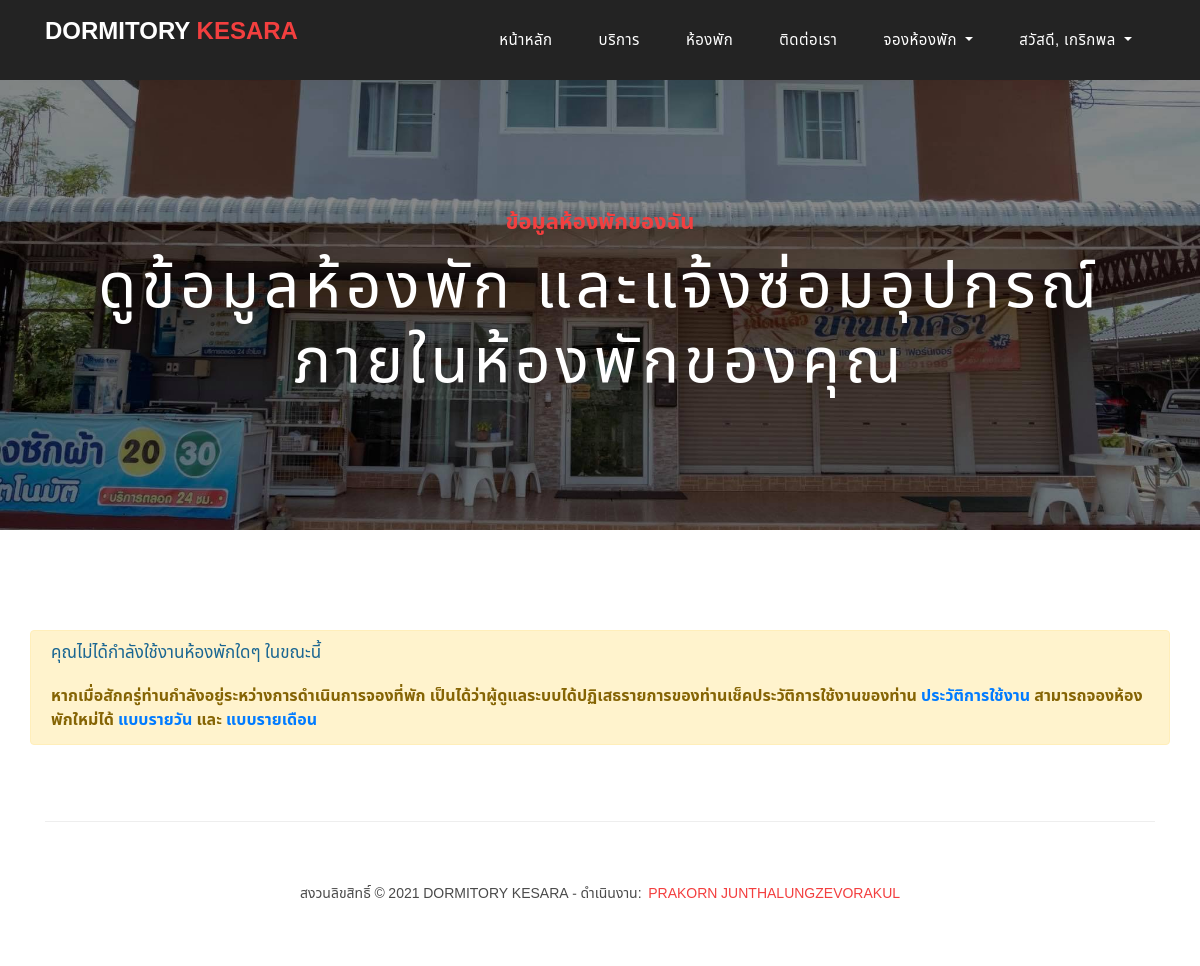
The app's page /current_book.php (signed in), older data.
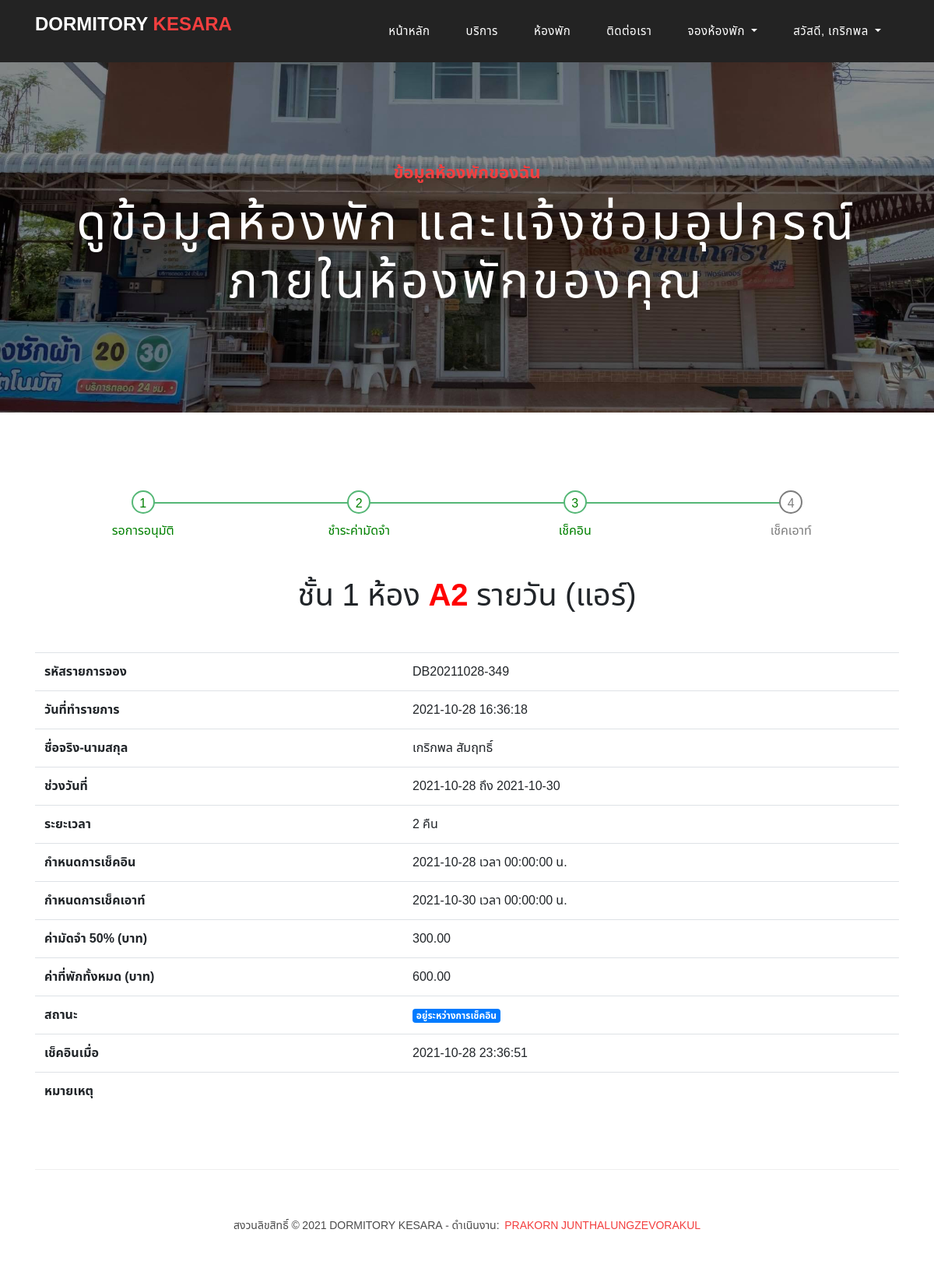
The same page, newer data.
### tables this page shows
CREATE TABLE `daily_books` (
  `id` varchar(255) NOT NULL COMMENT 'รหัส',
  `customer_username` varchar(255) NOT NULL COMMENT 'ชื่อผู้ใช้งานลูกค้า',
  `daterange` varchar(255) NOT NULL COMMENT 'ช่วงวันที่',
  `duration` int(11) NOT NULL COMMENT 'ระยะเวลา',
  `check_in` date NOT NULL COMMENT 'วันที่เช็คอิน',
  `check_out` date NOT NULL COMMENT 'วันที่เช็คเอาท์',
  `time` time NOT NULL COMMENT 'เวลา',
  `cost` decimal(10,2) NOT NULL COMMENT 'ค่าที่พัก',
  `check_in_datetime` datetime DEFAULT NULL COMMENT 'วันที่เข้าเช็คอิน',
  `check_out_datetime` datetime DEFAULT NULL COMMENT 'วันที่ออกเช็คเอาท์',
  `daily_room_id` varchar(255) DEFAULT NULL COMMENT 'เลขห้อง',
  `status` varchar(255) NOT NULL COMMENT 'สถานะ',
  `note` text NOT NULL COMMENT 'หมายเหตุ',
  `created` timestamp NOT NULL DEFAULT current_timestamp() COMMENT 'วันที่สร้างข้อมูล',
  `updated` timestamp NOT NULL DEFAULT current_timestamp() ON UPDATE current_timestamp() COMMENT 'อัพเดตล่าสุด'
);

CREATE TABLE `daily_rooms` (
  `id` varchar(255) NOT NULL COMMENT 'เลขห้อง',
  `type` int(11) NOT NULL COMMENT 'ประเภทห้อง',
  `floor` varchar(255) NOT NULL COMMENT 'ชั้น',
  `img_position` text NOT NULL COMMENT 'ไฟล์ภาพตำแหน่งห้อง',
  `active` varchar(255) NOT NULL DEFAULT 'พร้อมใช้งาน' COMMENT 'สถานะห้อง',
  `created` timestamp NOT NULL DEFAULT current_timestamp() COMMENT 'วันที่เพิ่มข้อมูล',
  `updated` timestamp NOT NULL DEFAULT current_timestamp() ON UPDATE current_timestamp() COMMENT 'อัพเดตล่าสุด'
);

CREATE TABLE `roomtypes` (
  `id` int(11) NOT NULL COMMENT 'รหัส',
  `name` varchar(255) NOT NULL COMMENT 'ชื่อประเภท',
  `type` varchar(255) NOT NULL COMMENT 'ชนิด',
  `description` text NOT NULL COMMENT 'รายละเอียด',
  `price` decimal(10,2) NOT NULL COMMENT 'ค่าห้อง',
  `img` text NOT NULL COMMENT 'ไฟล์ภาพ',
  `created` timestamp NOT NULL DEFAULT current_timestamp() COMMENT 'วันที่สร้างข้อมูล',
  `updated` timestamp NOT NULL DEFAULT current_timestamp() ON UPDATE current_timestamp() COMMENT 'อัพเดตล่าสุด'
);

### current_book.php (the view, shortened to what this page needs)
<?php
require_once('api/connect.php');
$sql = "SELECT current_book FROM customers WHERE username = ?";
$stmt = $pdo->prepare($sql);
$stmt->execute([$_SESSION['CUSTOMER_USERNAME']]);
$row = $stmt->fetchObject();
$current_book = $row->current_book;
if (!empty($current_book)) {
    $sql = "
        SELECT daily_books.id,customer_username,daterange,duration,check_in,check_out,time,cost,check_in_datetime,daily_room_id,status,note,name,floor,daily_books.created
        FROM daily_books,daily_rooms,roomtypes
        WHERE daily_books.daily_room_id=daily_rooms.id
        AND daily_rooms.type=roomtypes.id
        AND daily_books.id=?
    ";
    $stmt = $pdo->prepare($sql);
    $stmt->execute([$current_book]);
    $daily = $stmt->fetchObject();
}
?>
<!DOCTYPE html>
<html lang="en">
<head>
    <?php require_once('layouts/head.php'); ?>
</head>
<body>
    <?php require_once('layouts/menu.php'); ?>
    <div class="page-heading contact-heading header-text">
        <div class="container">
            <div class="row">
                <div class="col-md-12">
                    <div class="text-content">
                        <h4>ข้อมูลห้องพักของฉัน</h4>
                        <h2>ดูข้อมูลห้องพัก และแจ้งซ่อมอุปกรณ์ภายในห้องพักของคุณ</h2>
                    </div>
                </div>
            </div>
        </div>
    </div>
    <div class="find-us">
        <div class="container">
            <div class="row">
                <?php if (!empty($current_book)) : ?>
                    <?php if (!empty($daily)) : ?>
                        <div class="col-12 mb-5">
                            <ul class="progressbar">
                                <li class="active">รอการอนุมัติ</li>
                                <li class="<?= ($daily->status == "รอเช็คอิน" || $daily->status == "อยู่ระหว่างการเช็คอิน") ? 'active' : '' ?>">ชำระค่ามัดจำ</li>
                                <li class="<?= ($daily->status == "อยู่ระหว่างการเช็คอิน") ? 'active' : '' ?>">เช็คอิน</li>
                                <li>เช็คเอาท์</li>
                            </ul>
                        </div>
                        <div class="col-12 text-center mb-5">
                            <h1>
                                ชั้น <?= $daily->floor ?> ห้อง <strong style="color:red;"><?= $daily->daily_room_id ?></strong> <?= $daily->name ?>
                            </h1>
                        </div>
                        <div class="col-12">
                            <table class="table table-hover">
                                <tr>
                                    <th>รหัสรายการจอง</th>
                                    <td><?= $daily->id ?></td>
                                </tr>
                                <tr>
                                    <th>วันที่ทำรายการ</th>
                                    <td><?= $daily->created ?></td>
                                </tr>
                                <tr>
                                    <th>ชื่อจริง-นามสกุล</th>
                                    <td><?= $_SESSION['CUSTOMER_FIRSTNAME'] . " " . $_SESSION['CUSTOMER_LASTNAME'] ?></td>
                                </tr>
                                <tr>
                                    <th>ช่วงวันที่</th>
                                    <td><?= $daily->daterange ?></td>
                                </tr>
                                <tr>
                                    <th>ระยะเวลา</th>
                                    <td><?= $daily->duration ?> คืน</td>
                                </tr>
                                <tr>
                                    <th>กำหนดการเช็คอิน</th>
                                    <td><?= $daily->check_in ?> เวลา <?= $daily->time ?> น.</td>
                                </tr>
                                <tr>
                                    <th>กำหนดการเช็คเอาท์</th>
                                    <td><?= $daily->check_out ?> เวลา <?= $daily->time ?> น.</td>
                                </tr>
                                <tr>
                                    <th>ค่ามัดจำ 50% (บาท)</th>
                                    <td><?= number_format($daily->cost / 2, 2) ?></td>
                                </tr>
                                <tr>
                                    <th>ค่าที่พักทั้งหมด (บาท)</th>
                                    <td><?= number_format($daily->cost, 2) ?></td>
                                </tr>
                                <tr>
                                    <th>สถานะ</th>
                                    <td>
                                        <?php if ($daily->status == "รอชำระค่ามัดจำ") : ?>
                                            <span class="badge badge-danger"><?= $daily->status ?></span>
                                            <a style="color:red;" href="javascript:void(0)" onclick="dailyDeposit('<?= $daily->id ?>','<?= $daily->cost / 2 ?>')">คลิกชำระค่ามัดจำ!</a>
                                        <?php else : ?>
                                            <span class="badge badge-primary"><?= $daily->status ?></span>
                                        <?php endif ?>
                                    </td>
                                </tr>
                                <tr>
                                    <th>เช็คอินเมื่อ</th>
                                    <td><?= ($daily->check_in_datetime == "" || $daily->check_in_datetime == null) ? 'ยังไม่ได้เช็คอินที่พัก' : $daily->check_in_datetime ?></td>
                                </tr>
                                <tr>
                                    <th>หมายเหตุ</th>
                                    <td><?= $daily->note ?></td>
                                </tr>
                            </table>
                        </div>
                    <?php endif ?>
                <?php else : ?>
                    <div class="alert alert-warning" role="alert">
                        <h4 class="alert-heading">คุณไม่ได้กำลังใช้งานห้องพักใดๆ ในขณะนี้</h4>
                        <strong>หากเมื่อสักครู่ท่านกำลังอยู่ระหว่างการดำเนินการจองที่พัก เป็นได้ว่าผู้ดูแลระบบได้ปฏิเสธรายการของท่านเช็คประวัติการใช้งานของท่าน <a href="mybooking.php">ประวัติการใช้งาน</a> สามารถจองห้องพักใหม่ได้ <a href="daily_book.php">แบบรายวัน</a> และ <a href="monthly_book.php">แบบรายเดือน</a></strong>
                    </div>
                <?php endif ?>
            </div>
        </div>
    </div>
    <?php require_once('layouts/footer.php'); ?>
</body>
</html>

### layouts/head.php (shortened to what this page needs)
<link href="vendor/bootstrap/css/bootstrap.min.css" rel="stylesheet">
<link rel="stylesheet" href="assets/css/fontawesome.css">
<link rel="stylesheet" href="assets/css/templatemo-sixteen.css">
<link rel="stylesheet" href="assets/css/owl.css">

### layouts/menu.php (shortened to what this page needs)
<?php
$current_file = substr($_SERVER['SCRIPT_NAME'], 18);
?>
<header class="">
    <nav class="navbar navbar-expand-lg">
        <div class="container">
            <a class="navbar-brand" href="index.php">
                <h2>DORMITORY <em>KESARA</em></h2>
            </a>
            <div class="collapse navbar-collapse" id="navbarResponsive">
                <ul class="navbar-nav ml-auto">
                    <li class="nav-item">
                        <a class="nav-link <?= ($current_file == 'index.php') ? 'active' : '' ?>" href="index.php">หน้าหลัก
                        </a>
                    </li>
                    <li class="nav-item">
                        <a class="nav-link <?= ($current_file == 'services.php') ? 'active' : '' ?>" href="services.php">บริการ</a>
                    </li>
                    <li class="nav-item">
                        <a class="nav-link <?= ($current_file == 'room.php') ? 'active' : '' ?>" href="room.php">ห้องพัก</a>
                    </li>
                    <li class="nav-item">
                        <a class="nav-link <?= ($current_file == 'contact.php') ? 'active' : '' ?>" href="contact.php">ติดต่อเรา</a>
                    </li>
                    <?php if (isset($_SESSION['CUSTOMER_LOGIN'])) : ?>
                        <li class="nav-item dropdown">
                            <a class="nav-link dropdown-toggle <?= ($current_file == 'daily_book.php' || $current_file == 'monthly_book.php') ? 'active' : '' ?>" href="#" id="navbarDropdown" role="button" data-toggle="dropdown" aria-haspopup="true" aria-expanded="false">
                                จองห้องพัก
                            </a>
                        </li>
                        <li class="nav-item dropdown">
                            <a class="nav-link dropdown-toggle" href="#" id="navbarDropdown" role="button" data-toggle="dropdown" aria-haspopup="true" aria-expanded="false">
                                สวัสดี, <?= $_SESSION['CUSTOMER_FIRSTNAME'] ?>
                            </a>
                        </li>
                    <?php else : ?>
                        <li class="nav-item">
                            <a class="nav-link <?= ($current_file == 'login.php' || $current_file == 'register.php') ? 'active' : '' ?>" href="login.php">เข้าสู่ระบบ/ลงทะเบียน</a>
                        </li>
                    <?php endif ?>
                </ul>
            </div>
        </div>
    </nav>
</header>

### layouts/footer.php (shortened to what this page needs)
<footer>
    <div class="container">
        <div class="row">
            <div class="col-md-12">
                <div class="inner-content">
                    <p>สงวนลิขสิทธิ์ &copy; 2021 DORMITORY KESARA
                        - ดำเนินงาน: <a rel="nofollow noopener" href="https://www.facebook.com/pragon.juntharangsivorakul.9" target="_blank">Prakorn Junthalungzevorakul</a></p>
                </div>
            </div>
        </div>
    </div>
</footer>

### assets/css/templatemo-sixteen.css (style rules this page uses)
body { font-family: "Noto Sans Thai", sans-serif; overflow-x: hidden; text-rendering: optimizeLegibility; -webkit-font-smoothing: antialiased; -moz-osx-font-smoothing: grayscale; }
p { margin-bottom: 0px; font-size: 14px; font-weight: 300; color: #4a4a4a; line-height: 24px; }
a { text-decoration: none !important; }
ul { padding: 0; margin: 0; list-style: none; }
h1, h2, h3, h4, h5, h6 { margin: 0px; }
.contact-heading { background-image: url(../images/contact-heading.jpg); }
.page-heading { padding: 210px 0px 130px 0px; text-align: center; background-position: center center; background-repeat: no-repeat; background-size: cover; }
.page-heading .text-content h4 { color: #f33f3f; font-size: 22px; text-transform: uppercase; font-weight: 700; margin-bottom: 15px; }
.page-heading .text-content h2 { color: #fff; font-size: 62px; text-transform: uppercase; letter-spacing: 5px; }
header { position: absolute; z-index: 99999; width: 100%; height: 80px; background-color: #232323; -webkit-transition: all 0.3s ease-in-out 0s; -moz-transition: all 0.3s ease-in-out 0s; -o-transition: all 0.3s ease-in-out 0s; transition: all 0.3s ease-in-out 0s; }
header .navbar { padding: 17px 0px; }
.navbar .navbar-brand { float: left; margin-top: -12px; outline: none; }
.navbar .navbar-brand h2 { color: #fff; text-transform: uppercase; font-size: 24px; font-weight: 700; -webkit-transition: all 0.3s ease 0s; -moz-transition: all 0.3s ease 0s; -o-transition: all 0.3s ease 0s; transition: all 0.3s ease 0s; }
.navbar .navbar-brand h2 em { font-style: normal; color: #f33f3f; }
#navbarResponsive { z-index: 999; }
.navbar-collapse { text-align: center; }
.navbar .navbar-nav .nav-item { margin: 0px 15px; }
.navbar .navbar-nav a.nav-link { text-transform: capitalize; font-size: 15px; font-weight: 500; letter-spacing: 0.5px; color: #fff; transition: all 0.5s; margin-top: 5px; }
footer { text-align: center; }
footer .inner-content { border-top: 1px solid #eee; margin-top: 60px; padding: 60px 0px; }
footer .inner-content p { text-transform: uppercase; }
footer .inner-content p a { color: #f33f3f; margin-left: 3px; }
.find-us { margin-top: 100px; }
.find-us h4 { font-size: 17px; color: #1a6692; margin-bottom: 20px; }

### current_book.php (style rules this page uses)
.progressbar { counter-reset: step; }
.progressbar li { list-style-type: none; width: 25%; float: left; font-size: 16px; position: relative; text-align: center; text-transform: uppercase; color: #7d7d7d; }
.progressbar li:before { width: 30px; height: 30px; content: counter(step); counter-increment: step; line-height: 30px; border: 2px solid #7d7d7d; display: block; text-align: center; margin: 0 auto 10px auto; border-radius: 50%; background-color: white; }
.progressbar li:after { width: 100%; height: 2px; content: ''; position: absolute; background-color: #7d7d7d; top: 15px; left: -50%; z-index: -1; }
.progressbar li:first-child:after { content: none; }
.progressbar li.active { color: green; }
.progressbar li.active:before { border-color: #55b776; }
.progressbar li.active+li:after { background-color: #55b776; }

Row changes from the older to the newer data that the page shows:
added daily_books: daily_room.floor "1", daily_room "A2", roomtypes.name "รายวัน (แอร์)", id "DB20211028-349", created "2021-10-28 16:36:18", daterange "2021-10-28 ถึง 2021-10-30", duration "2", check_in "2021-10-28", time "00:00:00", check_out "2021-10-30", $daily->cost/2 "300.00", cost "600.00", status "อยู่ระหว่างการเช็คอิน", check_in_datetime "2021-10-28 23:36:51"
Text that changed along with them:
$_SESSION['CUSTOMER_FIRSTNAME']: (not shown) → "เกริกพล"
$_SESSION['CUSTOMER_LASTNAME']: (not shown) → "สัมฤทธิ์"
text no longer shown: "คุณไม่ได้กำลังใช้งานห้องพักใดๆ ในขณะนี้ หากเมื่อสักครู่ท่านกำลังอยู่ระหว่างการดำเนินการจองที่พัก เป็นได้ว่าผู้ดูแลระบบได้ปฏิเสธรายการของท่านเช็คประวัติการใช้งานของท่าน ประวัติการใช้งาน สามารถจองห้องพักใหม่ได้ แบบรายวัน และ แบบรายเดือน"
text now shown: "รอการอนุมัติ ชำระค่ามัดจำ เช็คอิน เช็คเอาท์ ชั้น ห้อง รหัสรายการจอง วันที่ทำรายการ ชื่อจริง-นามสกุล ช่วงวันที่ ระยะเวลา คืน กำหนดการเช็คอิน เวลา น. กำหนดการเช็คเอาท์ เวลา น. ค่ามัดจำ 50% (บาท) ค่าที่พักทั้งหมด (บาท) สถานะ เช็คอินเมื่อ หมายเหตุ"
